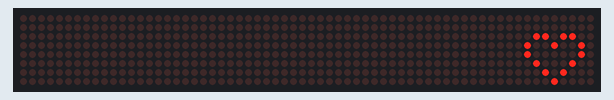
This sketch was run on a simulated Arduino Uno, built with avr-gcc and run on an emulated ATmega328P. On the bench: 64×8 LED matrix.

Above: at 0.11 s.

The sketch:

ledcontrol.ino
```cpp
//Viral Science  www.viralsciencecreativity.com  www.youtube.com/c/viralscience
//LED 8x8 Matrix Display DEMO

#include <LedControl.h>
int DIN = 10;
int CS =  9;
int CLK = 8;

LedControl lc=LedControl(DIN,CLK,CS,0);

void setup(){
 lc.shutdown(0,false);
 lc.setIntensity(0,4);      //Adjust the brightness maximum is 15
 lc.clearDisplay(0);
}

void loop(){

    //Facial Expression
    byte smile[8]=   {0x3C,0x42,0xA5,0x81,0xA5,0x99,0x42,0x3C};

    byte oo[8]=   {0x3C,0x42,0xA5,0x81,0x99,0xA5,0x5A,0x3C};

   byte heart1[8] = {0x00,0x00,0x6C,0x92,0x82,0x44,0x28,0x10};

   byte heart2[8] = {0x00,0x00,0x36,0x49,0x41,0x22,0x14,0x08};


//Facial Expression
    printByte(heart1);

    delay(200);

    printByte(heart2);

    delay(200);


}

void printByte(byte character [])
{
  int i = 0;
  for(i=0;i<8;i++)
  {
    lc.setRow(0,i,character[i]);
  }
}
```
